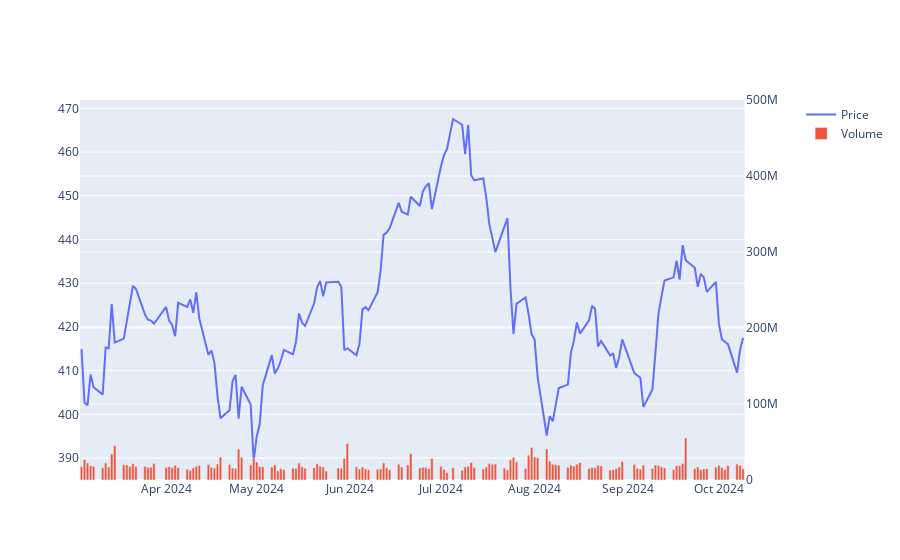

Notebook code for this chart:
### Code cell
# rescale volume
fig2.update_yaxes(range=[0,500000000],secondary_y=True)
fig2.update_yaxes(visible=True, secondary_y=True)
fig2

### Figure 1 — Plotly figure (JSON) as saved in the notebook; plotly's stock layout.template omitted (floating-point values rounded to 4 significant figures; data arrays with more than 128 entries replaced by an {"elided": "..."} marker saying what was removed)
{"data": [{"name": "Price", "type": "scatter", "x": {"elided": "153 str values"}, "xaxis": "x", "y": {"elided": "153 float values"}, "yaxis": "y"}, {"name": "Volume", "type": "bar", "x": {"elided": "153 str values"}, "xaxis": "x", "y": {"elided": "153 int values"}, "yaxis": "y2"}], "layout": {"autosize": true, "xaxis": {"anchor": "y", "autorange": true, "domain": [0, 0.94], "range": ["2024-03-03 12:00", "2024-10-09 12:00"], "type": "date"}, "yaxis": {"anchor": "x", "autorange": true, "domain": [0, 1], "range": [385.0, 471.9], "type": "linear"}, "yaxis2": {"anchor": "x", "overlaying": "y", "range": [0, 500000000], "side": "right", "type": "linear", "visible": true}}}
